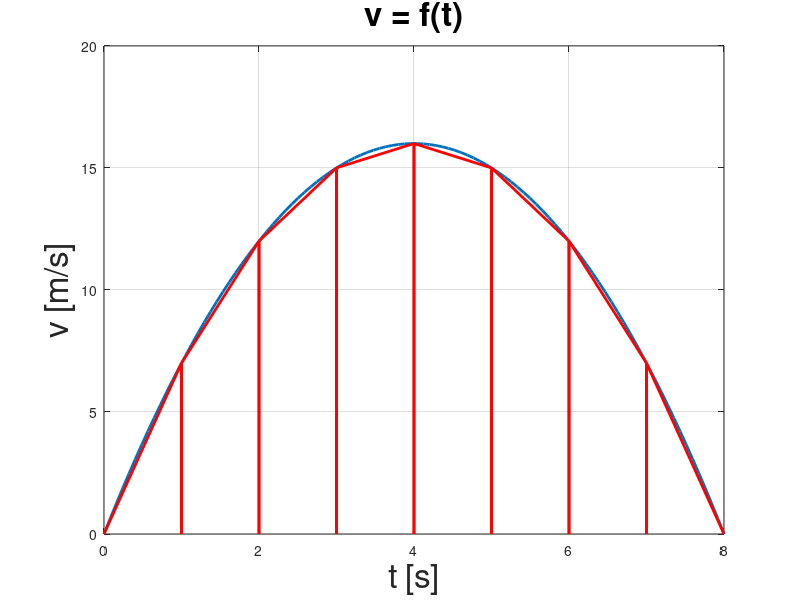

MATLAB code to generate this figure:
clear all
close all
clc

%% Parameter of the velocity function
tmin = 0;
tmax = 8;
N = 100;

t = linspace(tmin,tmax,N);
%% The functions 
% Velocity
v = t.*(8-t);

%% Velocity Plot

plot(t,v,'LineWidth',2)
xlabel('t [s]', 'FontSize', 24)
ylabel('v [m/s]', 'FontSize', 24)
title('v = f(t)', 'FontSize', 24)
grid on
hold on 

%% Step Size
dT = 1;

NoI = (tmax - tmin)/dT;
tn = 0;
vYPrev = 0

for i = 1:NoI
    
    tn_1 = tn + dT;% t_n+1
    vY = tn_1*(8-tn_1);
    
    %% Velocity Euler Rectangles
    
    plot([tn,tn,tn_1,tn_1],[0,vYPrev,vY,0],'r','LineWidth',2 );
    waitforbuttonpress;
    
    tn = tn_1;
    vYPrev = vY;
    
end